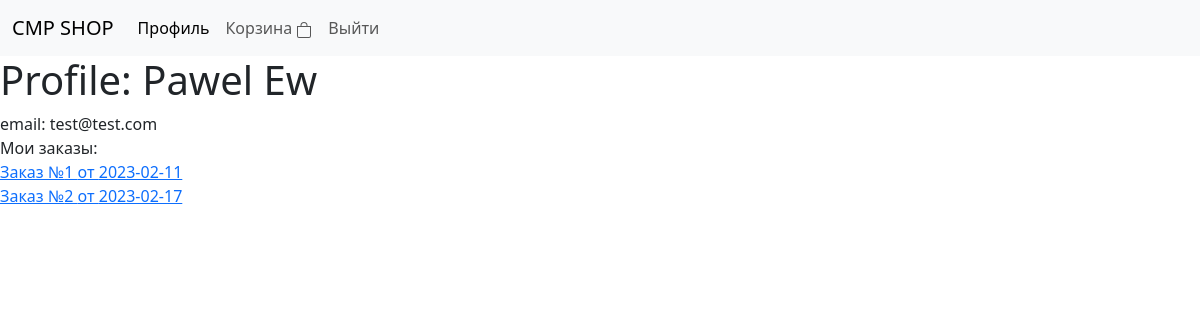
The app's page /profile/1?username=Pawel (signed in), older data.
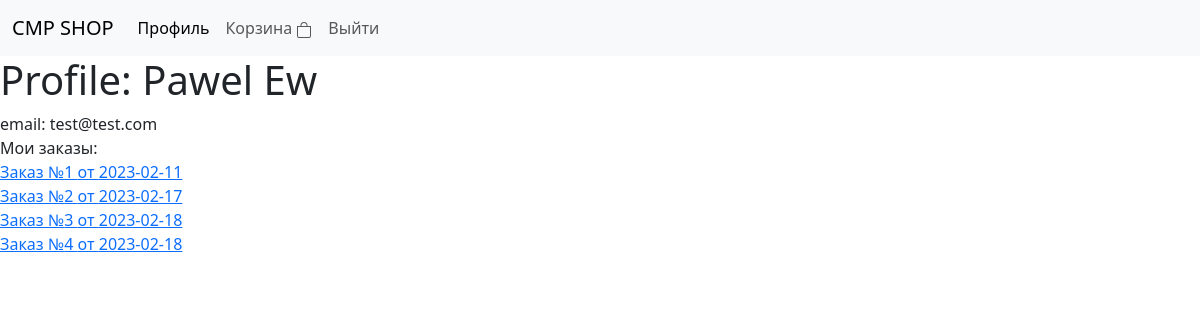
The same page, newer data.
### app/models.py (models this page shows)
class Order(Base):
    __tablename__ = 'order'
    id = Column (Integer, primary_key=True)
    address = Column(String)
    status = Column(Integer)
    date_order = Column(DATE)
    user_id = Column(Integer, ForeignKey('user.id'))
    user = relationship('User', back_populates='parent')
    parent = relationship('Basket', back_populates='order')

### app/main/routes.py (the view)
@bp.get('/profile/<id>')
@login_required
def profile(id):
    user = session.query(User).filter_by(id=id).first()
    orders = session.query(Order).filter_by(user_id=current_user.id).filter_by(status=1).all()
    return render_template('main/profile.html', title='profile', user=user, orders=orders)

### app/models.py (called while the page is built)
@login.user_loader
def load_user(id):
    user = session.query(User).get(int(id))
    return user

### app/templates/main/profile.html
{% extends "base.html" %}
{% block content %}
<h1>Profile: {{ user.name }} {{user.last_name}}</h1>
email: {{ user.email }}
<br>
Мои заказы:<br>
{% for order in orders %}
    <a href="{{ url_for('main.order', order_id=order.id) }}">Заказ №{{ order.id }}
        от {{ order.date_order }}</a><br>
{% endfor %}
{% endblock %}

Row changes from the older to the newer data that the page shows:
now on this page (row edited): Order: id "3", date_order "2023-02-18"
added Order: id "4", date_order "2023-02-18"
